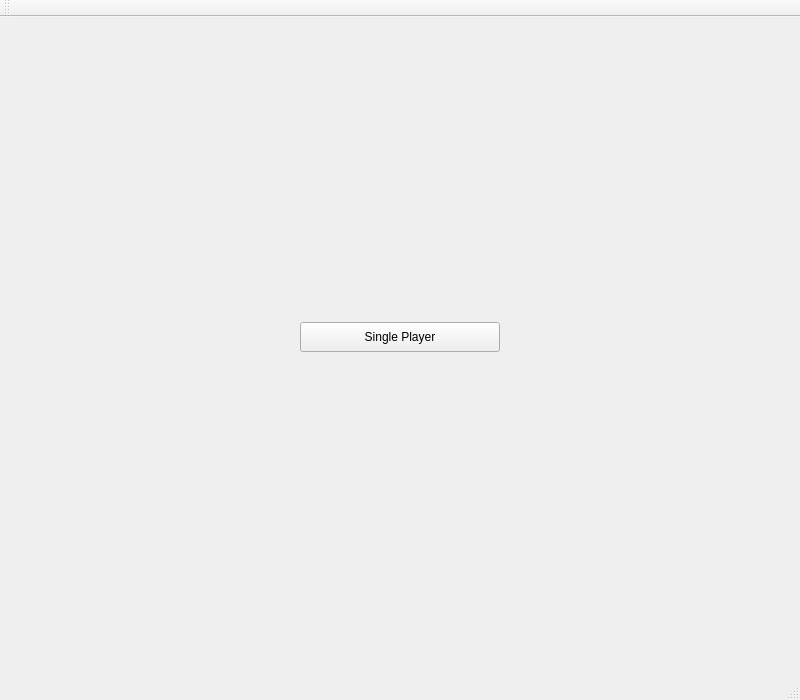
<?xml version="1.0" encoding="UTF-8"?>
<ui version="4.0">
 <class>SnakeGame</class>
 <widget class="QMainWindow" name="SnakeGame">
  <property name="geometry">
   <rect>
    <x>0</x>
    <y>0</y>
    <width>800</width>
    <height>700</height>
   </rect>
  </property>
  <property name="sizePolicy">
   <sizepolicy hsizetype="Fixed" vsizetype="Fixed">
    <horstretch>0</horstretch>
    <verstretch>0</verstretch>
   </sizepolicy>
  </property>
  <property name="minimumSize">
   <size>
    <width>800</width>
    <height>700</height>
   </size>
  </property>
  <property name="maximumSize">
   <size>
    <width>800</width>
    <height>700</height>
   </size>
  </property>
  <property name="windowTitle">
   <string>Snake</string>
  </property>
  <widget class="QWidget" name="centralWidget">
   <property name="sizePolicy">
    <sizepolicy hsizetype="Fixed" vsizetype="Fixed">
     <horstretch>0</horstretch>
     <verstretch>0</verstretch>
    </sizepolicy>
   </property>
   <widget class="QStackedWidget" name="stackedWidget">
    <property name="geometry">
     <rect>
      <x>10</x>
      <y>10</y>
      <width>780</width>
      <height>650</height>
     </rect>
    </property>
    <property name="sizePolicy">
     <sizepolicy hsizetype="Fixed" vsizetype="Fixed">
      <horstretch>0</horstretch>
      <verstretch>0</verstretch>
     </sizepolicy>
    </property>
    <property name="minimumSize">
     <size>
      <width>780</width>
      <height>650</height>
     </size>
    </property>
    <property name="maximumSize">
     <size>
      <width>780</width>
      <height>650</height>
     </size>
    </property>
    <widget class="QWidget" name="titlePage">
     <widget class="QPushButton" name="singlePlayerButton">
      <property name="geometry">
       <rect>
        <x>290</x>
        <y>295</y>
        <width>200</width>
        <height>30</height>
       </rect>
      </property>
      <property name="minimumSize">
       <size>
        <width>200</width>
        <height>30</height>
       </size>
      </property>
      <property name="maximumSize">
       <size>
        <width>200</width>
        <height>30</height>
       </size>
      </property>
      <property name="text">
       <string>Single Player</string>
      </property>
     </widget>
    </widget>
    <widget class="QWidget" name="singleGamePage">
     <widget class="QGraphicsView" name="graphicsView">
      <property name="geometry">
       <rect>
        <x>4</x>
        <y>5</y>
        <width>772</width>
        <height>640</height>
       </rect>
      </property>
      <property name="sizePolicy">
       <sizepolicy hsizetype="Fixed" vsizetype="Fixed">
        <horstretch>0</horstretch>
        <verstretch>0</verstretch>
       </sizepolicy>
      </property>
      <property name="minimumSize">
       <size>
        <width>772</width>
        <height>640</height>
       </size>
      </property>
      <property name="maximumSize">
       <size>
        <width>772</width>
        <height>640</height>
       </size>
      </property>
      <property name="renderHints">
       <set>QPainter::Antialiasing|QPainter::TextAntialiasing</set>
      </property>
     </widget>
    </widget>
   </widget>
  </widget>
  <widget class="QMenuBar" name="menuBar">
   <property name="geometry">
    <rect>
     <x>0</x>
     <y>0</y>
     <width>800</width>
     <height>17</height>
    </rect>
   </property>
  </widget>
  <widget class="QToolBar" name="mainToolBar">
   <attribute name="toolBarArea">
    <enum>TopToolBarArea</enum>
   </attribute>
   <attribute name="toolBarBreak">
    <bool>false</bool>
   </attribute>
  </widget>
  <widget class="QStatusBar" name="statusBar"/>
 </widget>
 <layoutdefault spacing="6" margin="11"/>
 <resources/>
 <connections/>
</ui>
